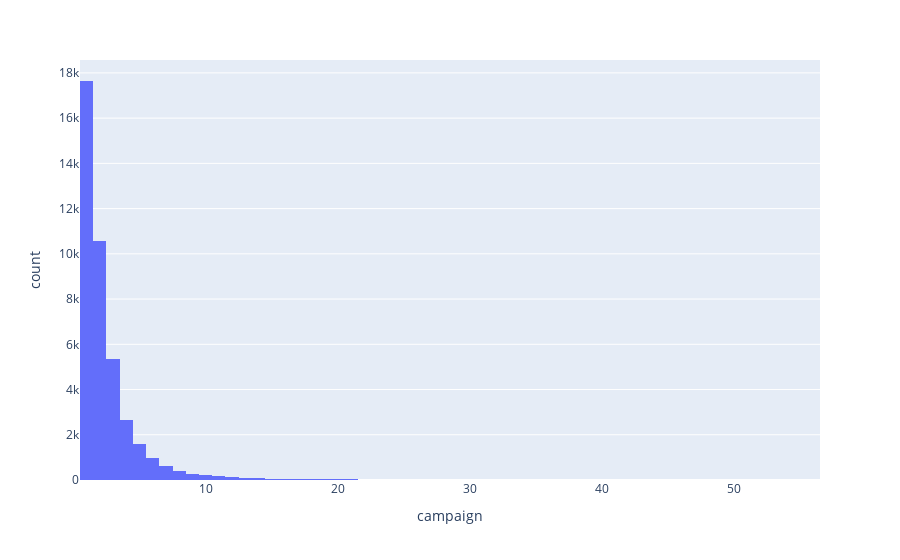

Source (notebook cell):
### Code cell
px.histogram(df,x='campaign',nbins=100)

### Figure 1 — Plotly figure (JSON) as saved in the notebook; plotly's stock layout.template omitted (floating-point values rounded to 4 significant figures; data arrays with more than 128 entries replaced by an {"elided": "..."} marker saying what was removed)
{"data": [{"bingroup": "x", "hovertemplate": "campaign=%{x}<br>count=%{y}<extra></extra>", "legendgroup": "", "marker": {"color": "#636efa", "pattern": {"shape": ""}}, "name": "", "nbinsx": 100, "orientation": "v", "showlegend": false, "type": "histogram", "x": {"elided": "41188 int values"}, "xaxis": "x", "yaxis": "y"}], "layout": {"barmode": "relative", "legend": {"tracegroupgap": 0}, "margin": {"t": 60}, "xaxis": {"anchor": "y", "domain": [0, 1], "title": {"text": "campaign"}}, "yaxis": {"anchor": "x", "domain": [0, 1], "title": {"text": "count"}}}}
